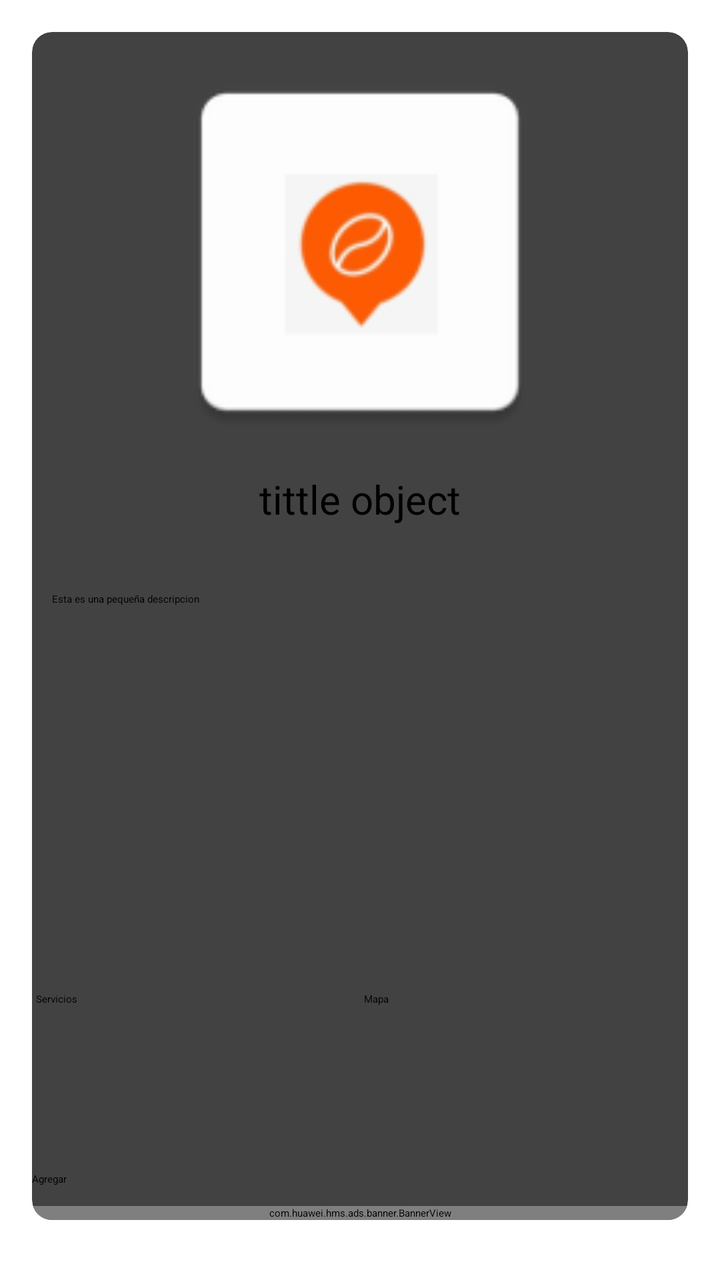
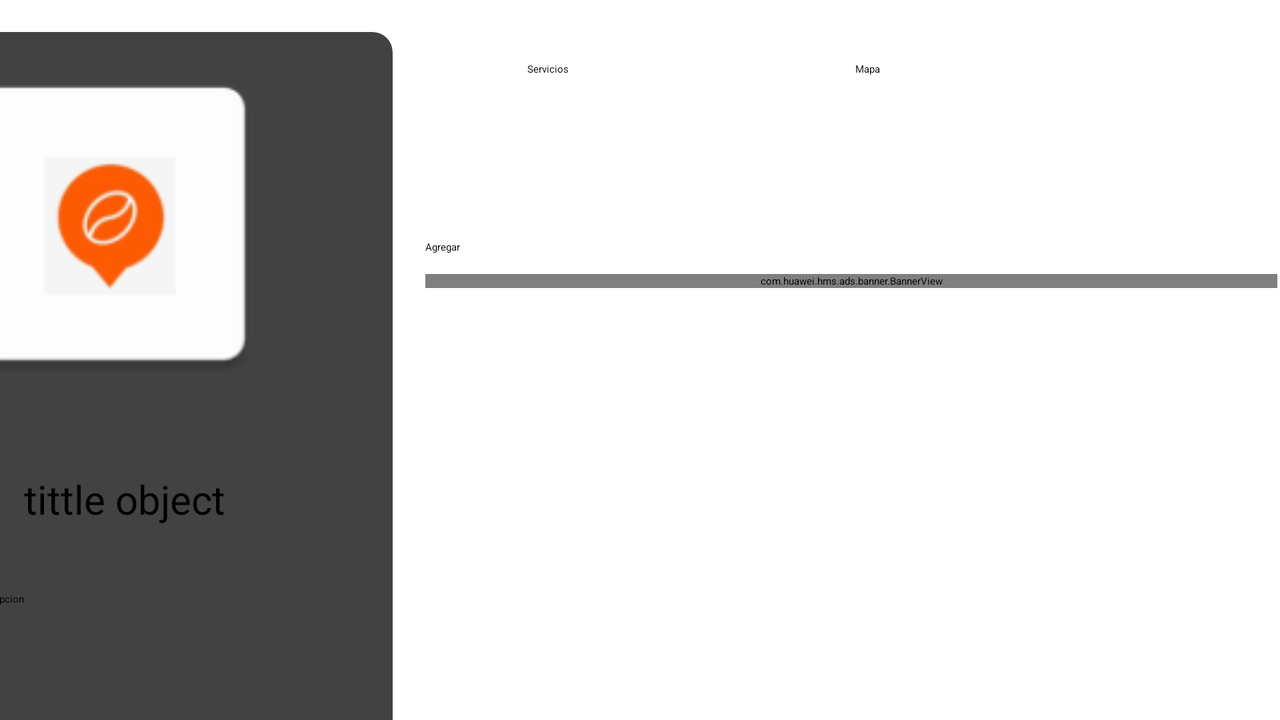

One screen, two layout resources from the same app: the default and the repository's alternative for another configuration. Each is rendered where Android would select it; the XML of both is given below.
<!-- AndroidManifest.xml: application theme Theme.AppSenaSoft -->
<!-- res/layout/activity_view_object.xml -->
<?xml version="1.0" encoding="utf-8"?>
<androidx.constraintlayout.widget.ConstraintLayout xmlns:android="http://schemas.android.com/apk/res/android"
    xmlns:app="http://schemas.android.com/apk/res-auto"
    xmlns:tools="http://schemas.android.com/tools"
    android:layout_width="match_parent"
    android:layout_height="match_parent"
    xmlns:hwads="http://schemas.android.com/apk/res-auto"
    android:background="@color/white"
    tools:context=".ui.viewObject.ViewObjectActivity">

    <ScrollView
        android:id="@+id/scrollView2"
        android:layout_width="match_parent"
        android:layout_height="match_parent"
        app:layout_constraintEnd_toEndOf="parent"
        app:layout_constraintTop_toTopOf="parent">

        <androidx.cardview.widget.CardView
            android:layout_width="match_parent"
            android:layout_height="match_parent"
            android:layout_marginLeft="16dp"
            android:layout_marginTop="16dp"
            android:layout_marginRight="16dp"
            android:layout_marginBottom="16dp"
            app:cardCornerRadius="10dp">

            <ImageView
                android:id="@+id/ivLogoVi"
                android:layout_width="match_parent"
                android:layout_height="200dp"
                android:layout_marginTop="10dp"
                android:src="@mipmap/ic_launcher" />
            
            <TextView
                android:id="@+id/tittle_object"
                android:layout_width="match_parent"
                android:layout_height="wrap_content"
                android:layout_marginStart="15dp"
                android:layout_marginTop="220dp"
                android:layout_marginEnd="15dp"
                android:gravity="center"
                android:text="tittle object"
                android:textSize="20sp"
                app:layout_constraintEnd_toEndOf="parent"
                app:layout_constraintStart_toStartOf="parent"
                app:layout_constraintTop_toTopOf="parent" />

            <TextView
                android:id="@+id/tvDescripcionVi"
                android:layout_width="match_parent"
                android:layout_height="200dp"
                android:layout_marginLeft="10dp"
                android:layout_marginTop="280dp"
                android:layout_marginRight="10dp"
                android:text="Esta es una pequeña descripcion" />

            <LinearLayout
                android:layout_width="match_parent"
                android:layout_height="wrap_content"
                android:layout_marginTop="480dp"
                android:gravity="center"
                android:orientation="horizontal">

                <Button
                    android:id="@+id/buttonServices"
                    android:layout_width="160dp"
                    android:layout_height="wrap_content"
                    android:layout_marginRight="2dp"
                    android:onClick="onClick"
                    android:text="Servicios"
                    app:cornerRadius="20dp" />

                <Button
                    android:id="@+id/buttonContant"
                    android:layout_width="160dp"
                    android:layout_height="wrap_content"
                    android:layout_marginLeft="2dp"
                    android:onClick="onClick"
                    android:text="Mapa"
                    app:cornerRadius="20dp" />
            </LinearLayout>

            <LinearLayout
                android:id="@+id/layoutLinera"
                android:layout_width="match_parent"
                android:layout_height="wrap_content"
                android:layout_marginTop="560dp"
                android:orientation="vertical">

                <FrameLayout
                    android:id="@+id/fragments_replace"
                    android:layout_width="match_parent"
                    android:layout_height="wrap_content"
                    android:layout_marginBottom="10dp" />

                <Button
                    android:id="@+id/btnAgregar"
                    android:layout_width="match_parent"
                    android:layout_height="wrap_content"
                    android:layout_marginBottom="10dp"
                    android:text="Agregar"

                    />

                <com.huawei.hms.ads.banner.BannerView
                    android:id="@+id/hw_banner_view"
                    android:layout_width="match_parent"
                    android:layout_height="wrap_content"
                    hwads:adId="testw6vs28auh3"
                    hwads:bannerSize="BANNER_SIZE_360_57" />


            </LinearLayout>
        </androidx.cardview.widget.CardView>

    </ScrollView>

</androidx.constraintlayout.widget.ConstraintLayout>
<!-- resources referenced by this layout -->
<resources>
  <color name="white">#FFFFFFFF</color>
  <!-- mipmap ic_launcher: png bitmap (mipmap-hdpi, 2066 bytes) -->
  <style name="Theme.AppSenaSoft" parent="Theme.MaterialComponents.DayNight.DarkActionBar">
          
          <item name="colorPrimary">#FF5B03</item>
          <item name="colorPrimaryVariant">#FF5B03</item>
          <item name="colorOnPrimary">@color/white</item>
          
          <item name="colorSecondary">@color/teal_200</item>
          <item name="colorSecondaryVariant">@color/teal_700</item>
          <item name="colorOnSecondary">@color/black</item>
          
          <item name="android:statusBarColor" tools:targetApi="l">?attr/colorPrimaryVariant</item>
          
      </style>
  <color name="teal_200">#FF03DAC5</color>
  <color name="teal_700">#FF018786</color>
  <color name="black">#FF000000</color>
</resources>
<!-- res/layout-land/activity_view_object.xml (the repository's variant of the layout above) -->
<!-- drawn on the phone turned sideways -->
<?xml version="1.0" encoding="utf-8"?>
<androidx.constraintlayout.widget.ConstraintLayout xmlns:android="http://schemas.android.com/apk/res/android"
    xmlns:app="http://schemas.android.com/apk/res-auto"
    xmlns:tools="http://schemas.android.com/tools"
    android:layout_width="match_parent"
    android:layout_height="match_parent"
    xmlns:hwads="http://schemas.android.com/apk/res-auto"
    android:background="@color/white"
    tools:context=".ui.viewObject.ViewObjectActivity">

    <ScrollView
        android:id="@+id/scrollView2"
        android:layout_width="300dp"
        android:layout_height="match_parent"
        android:layout_marginEnd="428dp"
        app:layout_constraintEnd_toEndOf="parent"
        app:layout_constraintTop_toTopOf="parent">

        <androidx.cardview.widget.CardView
            android:layout_width="match_parent"
            android:layout_height="match_parent"
            android:layout_marginLeft="16dp"
            android:layout_marginTop="16dp"
            android:layout_marginRight="16dp"
            android:layout_marginBottom="16dp"
            app:cardCornerRadius="10dp">

            <ImageView
                android:id="@+id/ivLogoVi"
                android:layout_width="252dp"
                android:layout_height="172dp"
                android:layout_marginTop="10dp"
                android:src="@mipmap/ic_launcher" />
            

            <TextView
                android:id="@+id/tittle_object"
                android:layout_width="match_parent"
                android:layout_height="wrap_content"
                android:layout_marginStart="15dp"
                android:layout_marginTop="220dp"
                android:layout_marginEnd="15dp"
                android:gravity="center"
                android:text="tittle object"
                android:textSize="20sp"
                app:layout_constraintEnd_toEndOf="parent"
                app:layout_constraintStart_toStartOf="parent"
                app:layout_constraintTop_toTopOf="parent" />

            <TextView
                android:id="@+id/tvDescripcionVi"
                android:layout_width="246dp"
                android:layout_height="118dp"
                android:layout_marginLeft="10dp"
                android:layout_marginTop="280dp"
                android:layout_marginRight="10dp"
                android:text="Esta es una pequeña descripcion" />

        </androidx.cardview.widget.CardView>

    </ScrollView>

    <LinearLayout
        android:id="@+id/linearLayout"
        android:layout_width="426dp"
        android:layout_height="42dp"
        android:gravity="center"
        android:orientation="horizontal"
        app:layout_constraintBottom_toBottomOf="parent"
        app:layout_constraintEnd_toEndOf="parent"
        app:layout_constraintHorizontal_bias="0.993"
        app:layout_constraintStart_toStartOf="parent"
        app:layout_constraintTop_toTopOf="parent"
        app:layout_constraintVertical_bias="0.043">

        <Button
            android:id="@+id/buttonServices"
            android:layout_width="160dp"
            android:layout_height="wrap_content"
            android:layout_marginRight="2dp"
            android:onClick="onClick"
            android:text="Servicios"
            app:cornerRadius="20dp" />

        <Button
            android:id="@+id/buttonContant"
            android:layout_width="160dp"
            android:layout_height="wrap_content"
            android:layout_marginLeft="2dp"
            android:onClick="onClick"
            android:text="Mapa"
            app:cornerRadius="20dp" />
    </LinearLayout>

    <ScrollView
        android:layout_width="426dp"
        android:layout_height="250dp"
        app:layout_constraintBottom_toBottomOf="parent"
        app:layout_constraintEnd_toEndOf="parent"
        app:layout_constraintHorizontal_bias="0.993"
        app:layout_constraintStart_toStartOf="parent"
        app:layout_constraintTop_toBottomOf="@+id/linearLayout"
        app:layout_constraintVertical_bias="1.0">

        <LinearLayout
            android:id="@+id/layoutLinera"
            android:layout_width="match_parent"
            android:layout_height="wrap_content"
            android:orientation="vertical">

            <FrameLayout
                android:id="@+id/fragments_replace"
                android:layout_width="match_parent"
                android:layout_height="wrap_content"
                android:layout_marginBottom="10dp" />

            <Button
                android:id="@+id/btnAgregar"
                android:layout_width="match_parent"
                android:layout_height="wrap_content"
                android:layout_marginBottom="10dp"
                android:text="Agregar"

                />

            <com.huawei.hms.ads.banner.BannerView
                android:id="@+id/hw_banner_view"
                android:layout_width="426dp"
                android:layout_height="wrap_content"
                hwads:adId="testw6vs28auh3"
                hwads:bannerSize="BANNER_SIZE_360_57" />


        </LinearLayout>
    </ScrollView>

</androidx.constraintlayout.widget.ConstraintLayout>
